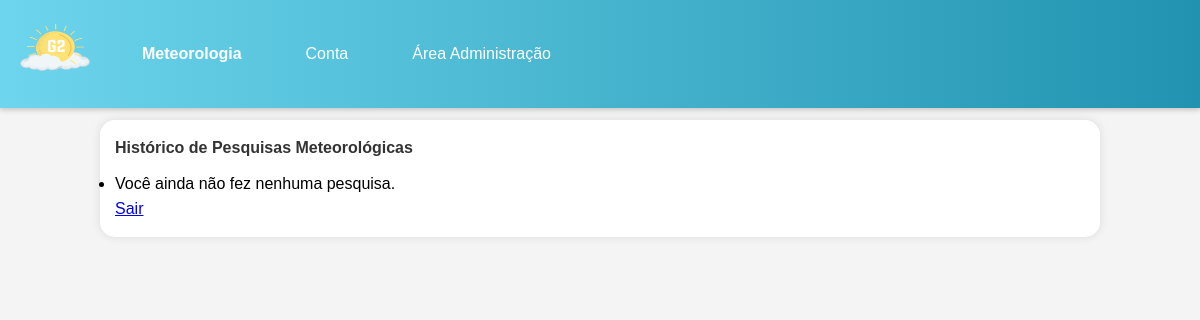
/perfil/ (signed in), run on an earlier commit of the app's database.
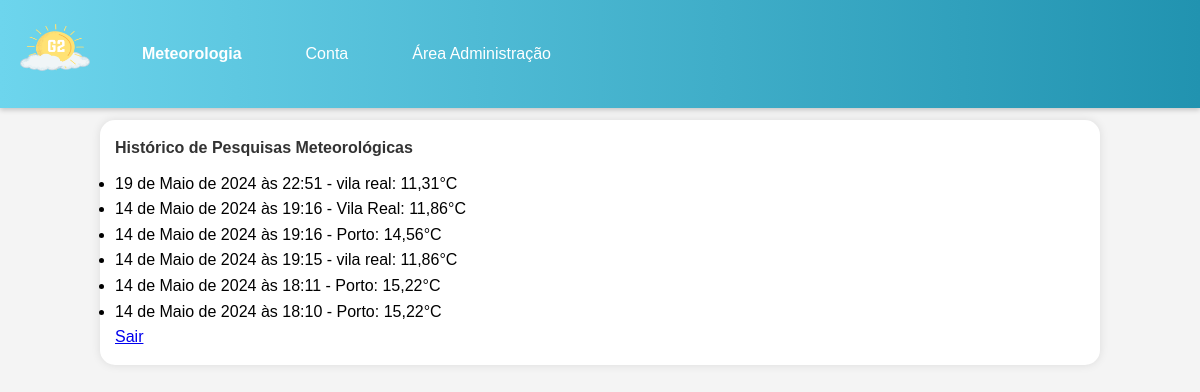
And on a later commit of the database.
### G2app/models.py (models this page shows, shortened)
class HistoricoPesquisa(models.Model):
    usuario = models.ForeignKey(User, on_delete=models.CASCADE)
    data_pesquisa = models.DateTimeField(auto_now_add=True)
    local_pesquisa = models.CharField(max_length=200)
    resultado_pesquisa = models.TextField()

### G2app/views.py (the view)
# urls.py: path('perfil/', perfil_usuario, name='perfil'),
def perfil_usuario(request):
    if not request.user.is_authenticated:
        return redirect('login')
    historico = HistoricoPesquisa.objects.filter(usuario=request.user).order_by('-data_pesquisa')
    historico_formatado = []
    for item in historico:
        dados = json.loads(item.resultado_pesquisa)
        historico_formatado.append({
            'data': item.data_pesquisa,
            'local': item.local_pesquisa,
            'temperatura': dados['main']['temp'],
        })
    return render(request, 'G2app/perfil.html', {'historico': historico_formatado})

### G2app/templates/G2app/perfil.html
{% extends 'G2app/index.html' %}
{% block content %}
<div class="container">
  <div class="main-body">
    <div class="row gutters-sm">
      <div class="col-md-4 mb-3">
        <div class="card mt-3">
          <div class="card-body">
            <h4>Histórico de Pesquisas Meteorológicas</h4>
            <ul class="list-group list-group-flush">
              {% for pesquisa in historico %}
                <li class="list-group-item">
                  {{ pesquisa.data }} - {{ pesquisa.local }}: {{ pesquisa.temperatura }}°C
                </li>
              {% empty %}
                <li class="list-group-item">Você ainda não fez nenhuma pesquisa.</li>
              {% endfor %}
            </ul>
          </div>
        </div>
      </div>
          <a href="{% url 'logout' %}">Sair</a>
    </div>
  </div>
</div>
{% endblock %}

What changed in the data, as far as the page shows it:
added HistoricoPesquisa: data "19 de Maio de 2024 às 22:51", local "vila real"
added HistoricoPesquisa: data "14 de Maio de 2024 às 19:16", local "Vila Real"
added HistoricoPesquisa: data "14 de Maio de 2024 às 19:16", local "Porto"
added HistoricoPesquisa: data "14 de Maio de 2024 às 19:15", local "vila real"
added HistoricoPesquisa: data "14 de Maio de 2024 às 18:11", local "Porto"
added HistoricoPesquisa: data "14 de Maio de 2024 às 18:10", local "Porto"
Also different on the page:
new list line: "- : 11,31 °C"
new list line: "- : 11,86 °C"
new list line: "- : 14,56 °C"
new list line: "- : 15,22 °C"
text no longer shown: "Você ainda não fez nenhuma pesquisa."
